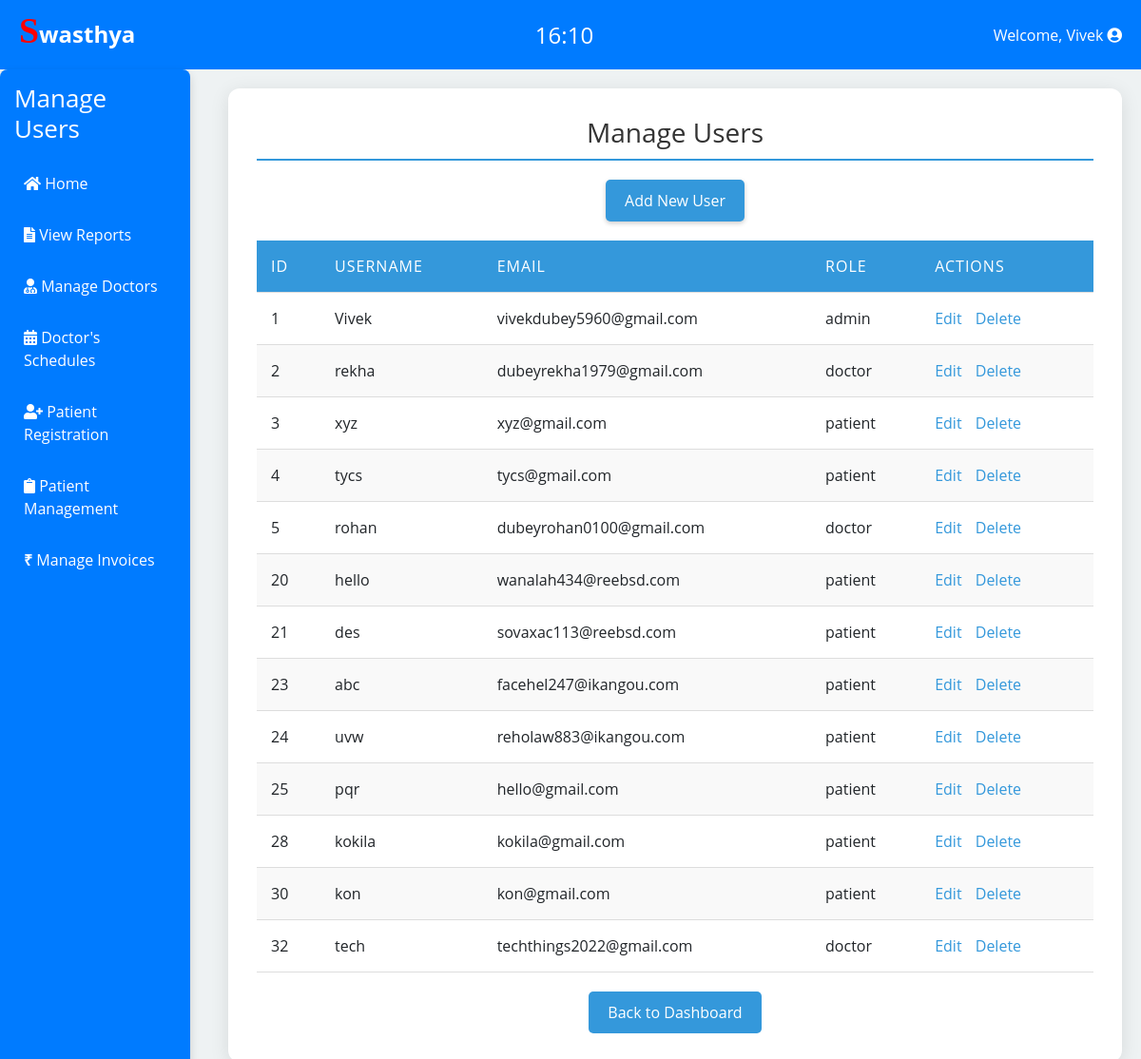
/admin/manage_users.php (signed in), run on the app's committed database.
### tables this page shows
CREATE TABLE `users` (
  `id` int(11) NOT NULL,
  `username` varchar(50) NOT NULL,
  `email` varchar(100) NOT NULL,
  `password` varchar(255) NOT NULL,
  `otp` varchar(6) DEFAULT NULL,
  `otp_expiry` datetime DEFAULT NULL,
  `role` enum('admin','doctor','patient') NOT NULL,
  `created_at` datetime DEFAULT current_timestamp(),
  `reset_token` varchar(100) DEFAULT NULL,
  `reset_time` datetime DEFAULT NULL,
  `security_question` varchar(255) DEFAULT NULL,
  `security_answer` varchar(255) DEFAULT NULL
);

### admin/manage_users.php (the view, shortened to what this page needs)
<?php
require_once '../config.php';
$name = $conn->query("SELECT username FROM users WHERE role='admin'")->fetch_row()[0];
$result = $conn->query("SELECT id, username, email, role FROM users");
?>
<!DOCTYPE html>
<html lang="en">
<head>
    <link rel="stylesheet" href="https://stackpath.bootstrapcdn.com/bootstrap/4.5.2/css/bootstrap.min.css">
    <link rel="stylesheet" href="https://cdnjs.cloudflare.com/ajax/libs/font-awesome/5.15.4/css/all.min.css">
</head>
<body oncontextmenu="return false;" onkeydown="return disableCtrlU(event);">
<div class="top-bar">
<h4><b>Swasthya</b></h4>
        <div class="clock-container">
            <div class="clock" id="clock"></div>
        </div>
        <div class="logout-dropdown">
            <span>Welcome, <?php echo $name; ?> <i class="fas fa-user-circle"></i></span>
        </div>
    </div>
    <div class="d-flex">
        <div class="sidebar">
            <h2>Manage<br> Users</h2>
            <div class="nav-links">
                <a href="admin_dashboard.php"><i class="fa fa-home" aria-hidden="true"></i> Home</a>
                <a href="view_reports.php"><i class="fas fa-file-alt"></i> View Reports</a>
                <a href="manage_doctors.php"><i class="fas fa-user-md"></i> Manage Doctors</a>
                <a href="manage_schedule.php"><i class="fas fa-calendar-alt"></i> Doctor's Schedules</a>
                <a href="register_patient.php"><i class="fas fa-user-plus"></i> Patient Registration</a>
                <a href="manage_records.php"><i class="fas fa-clipboard"></i> Patient Management</a>
                <a href="manage_invoices.php"><span class="rupee-symbol">₹</span> Manage Invoices</a>
            </div>
        </div>
    <div class="dashboard">
        <h1>Manage Users</h1>
        <div class="add-user">
            <a href="add_user.php">Add New User</a>
        </div>
        <table class="user-table">
            <thead>
                <tr>
                    <th>ID</th>
                    <th>Username</th>
                    <th>Email</th>
                    <th>Role</th>
                    <th>Actions</th>
                </tr>
            </thead>
            <tbody>
                <?php while ($user = $result->fetch_assoc()): ?>
                <tr>
                    <td><?php echo $user['id']; ?></td>
                    <td><?php echo $user['username']; ?></td>
                    <td><?php echo $user['email']; ?></td>
                    <td><?php echo $user['role']; ?></td>
                    <td>
                        <a href="edit_user.php?id=<?php echo $user['id']; ?>">Edit</a>
                        <a href="delete_user.php?id=<?php echo $user['id']; ?>">Delete</a>
                    </td>
                </tr>
                <?php endwhile; ?>
            </tbody>
        </table>
        <div class="back-button-container">
            <button class="back-button"><a href="admin_dashboard.php">Back to Dashboard</a></button>
        </div>
    </div>
</body>
</html>

### admin/manage_users.php (style rules this page uses)
body { font-family: 'Open Sans', sans-serif; background-color: #eef2f3; margin: 0; display: flex; min-height: 100vh; flex-direction: column; }
.top-bar { display: flex; justify-content: space-between; align-items: center; width: 100%; padding: 10px 20px; background-color: #007bff; color: #fff; }
.clock-container { flex-grow: 1; text-align: center; }
.clock { font-size: 24px; }
.logout-dropdown { position: relative; display: inline-block; }
.sidebar { background: #007bff; padding: 15px; width: 200px; border-radius: 8px; margin-right: 20px; box-shadow: 0 4px 10px rgba(0, 0, 0, 0.15); flex-shrink: 0; }
.sidebar h2 { color: #fff; font-size: 26px; margin-bottom: 20px; }
.nav-links { display: flex; flex-direction: column; gap: 10px; }
.nav-links a { color: #fff; text-decoration: none; padding: 10px; border-radius: 30px; transition: background 0.3s, transform 0.2s; }
.dashboard { flex: 1; background: #fff; padding: 30px; border-radius: 12px; box-shadow: 0 4px 20px rgba(0, 0, 0, 0.1); margin: 20px; }
h1 { color: #333; margin-bottom: 20px; font-size: 28px; text-align: center; border-bottom: 2px solid #3498db; padding-bottom: 10px; }
.add-user { margin-bottom: 20px; text-align: center; }
.add-user a { text-decoration: none; padding: 10px 20px; background-color: #3498db; color: white; border-radius: 5px; transition: background-color 0.3s ease, transform 0.2s; display: inline-block; box-shadow: 0 2px 5px rgba(0, 0, 0, 0.2); }
.user-table { width: 100%; border-collapse: collapse; margin-bottom: 20px; }
.user-table th, .user-table td { padding: 15px; text-align: left; border-bottom: 1px solid #ddd; transition: background-color 0.3s; }
.user-table th { background-color: #3498db; color: white; text-transform: uppercase; font-weight: normal; letter-spacing: 1px; }
.user-table tr:nth-child(even) { background-color: #f9f9f9; }
.user-table a { text-decoration: none; color: #3498db; margin-right: 10px; transition: color 0.3s ease, transform 0.2s; }
.back-button-container { text-align: center; margin-top: 20px; }
.back-button { padding: 10px 20px; background-color: #3498db; color: white; border: none; border-radius: 5px; text-decoration: none; text-align: center; font-size: 16px; cursor: pointer; transition: background-color 0.3s ease, transform 0.2s; }
.back-button a { color: white; text-decoration: none; }
.rupee-symbol { font-family: 'FontAwesome', 'Arial', sans-serif; font-weight: bold; }
h4::first-letter { font-family: Lucida Calligraphy; font-size:1cm; color:red; }

### data on the page
users: username "Vivek", id "1", email "vivekdubey5960@gmail.com", role "admin"
users: id "2", username "rekha", email "dubeyrekha1979@gmail.com", role "doctor"
users: id "3", username "xyz", email "xyz@gmail.com", role "patient"
users: id "4", username "tycs", email "tycs@gmail.com", role "patient"
users: id "5", username "rohan", email "dubeyrohan0100@gmail.com", role "doctor"
users: id "20", username "hello", email "wanalah434@reebsd.com", role "patient"
users: id "21", username "des", email "sovaxac113@reebsd.com", role "patient"
users: id "23", username "abc", email "facehel247@ikangou.com", role "patient"
users: id "24", username "uvw", email "reholaw883@ikangou.com", role "patient"
users: id "25", username "pqr", email "hello@gmail.com", role "patient"
users: id "28", username "kokila", email "kokila@gmail.com", role "patient"
users: id "30", username "kon", email "kon@gmail.com", role "patient"
users: id "32", username "tech", email "techthings2022@gmail.com", role "doctor"
